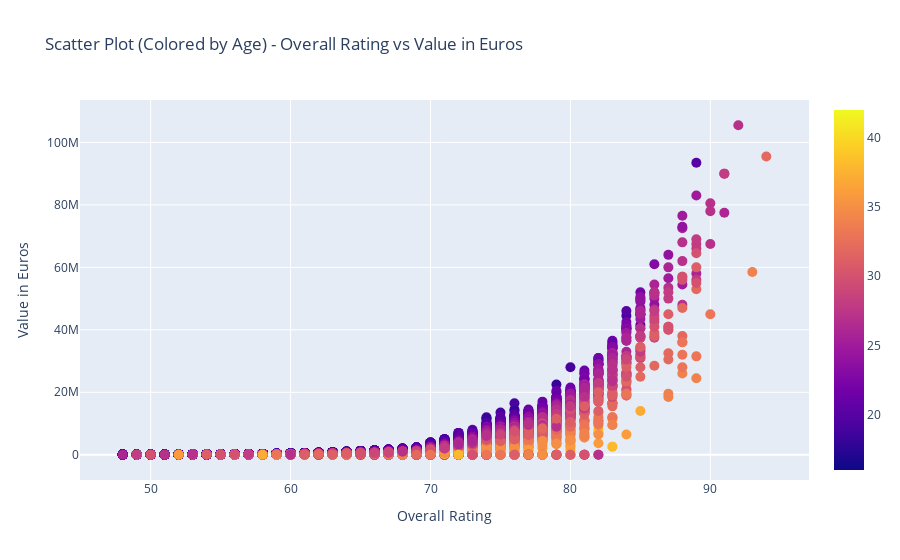

Here is the notebook cell this chart was saved with:
### Markdown cell above
### Scatterplot (colored by Age) - Overall Rating vs Value in Euros for Fifa 2020

### Code cell
fig = go.Figure(
data = go.Scatter(
    x = df_20["overall"],
    y = df_20["value_eur"],
    mode = "markers", #for scatterplot
    marker = dict(
    size = 10,
    color = df_20["age"],
    showscale = True
    ),
    text = df_20["short_name"]
)
)

fig.update_layout(title = "Scatter Plot (Colored by Age) - Overall Rating vs Value in Euros",
                 xaxis_title = "Overall Rating",
                 yaxis_title = "Value in Euros")
fig.show()

### Figure 1 — Plotly figure (JSON) as saved in the notebook; plotly's stock layout.template omitted (floating-point values rounded to 4 significant figures; data arrays with more than 128 entries replaced by an {"elided": "..."} marker saying what was removed)
{"data": [{"marker": {"color": {"elided": "18278 int values"}, "showscale": true, "size": 10}, "mode": "markers", "text": {"elided": "18278 str values"}, "type": "scatter", "x": {"elided": "18278 int values"}, "y": {"elided": "18278 int values"}}], "layout": {"title": {"text": "Scatter Plot (Colored by Age) - Overall Rating vs Value in Euros"}, "xaxis": {"title": {"text": "Overall Rating"}}, "yaxis": {"title": {"text": "Value in Euros"}}}}
